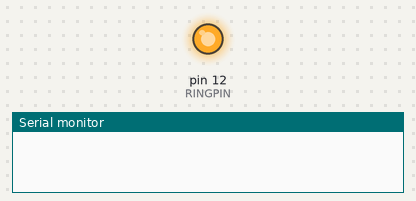
The sketch below on a simulated Arduino Uno, built with avr-gcc and run on an emulated ATmega328P. Parts: output pins drawn as LEDs (lit = HIGH), the last lines printed to the serial monitor. Random numbers use the default seed unless the sketch sets one.

Above: at 0.1 s.
At 1.1 s:
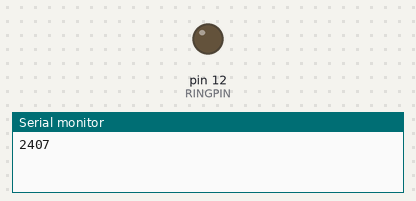
Timing chart, 0 to 2.6 s (numbered marks = the images above):
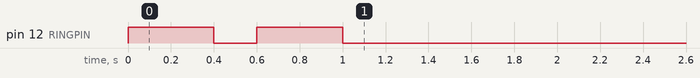

The sketch:

ringswitcher_random.ino
```cpp
#define RINGPIN 12
#define US_ON 2000
#define US_OFF 4000
#define UK_ON 400
#define UK_GAP 200
#define UK_OFF 2000
#define RAND_PERIOD 14400
#define SAMPLE_TIME 1000

void setup() {
  Serial.begin(115200);

  // put your setup code here, to run once:
  pinMode(RINGPIN, OUTPUT);

  ring(2, 1);
}

void ring_us(int times){
  for(int i = 0; i < times; i++){
    digitalWrite(RINGPIN, HIGH);
    delay(US_ON);
    digitalWrite(RINGPIN, LOW);
    if(i < times-1)
      delay(4000);
  }
}

void ring_uk(int times){
  for(int i = 0; i < times; i++){
    digitalWrite(RINGPIN, HIGH);
    delay(UK_ON);
    digitalWrite(RINGPIN, LOW);
    delay(UK_GAP);

    digitalWrite(RINGPIN, HIGH);
    delay(UK_ON);
    digitalWrite(RINGPIN, LOW);

    if(i < times-1)
      delay(2000);
  }
}


void ring(int type, int times){
  if(type == 1){
    return ring_us(times);
  } else {
    return ring_uk(times);
  }
}


void loop() {
  int i = random(RAND_PERIOD);
  Serial.println(i);
  if(i == 0){
    ring(1, 6);
  } else {
    delay(SAMPLE_TIME);
  }
}
```
